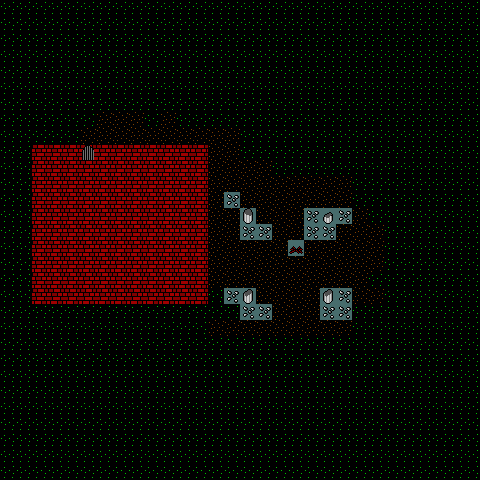

Rendered tile map (Tiled .tmx) drawn with the repository's tilesets; below, a short description and the map source with its tile grids summarised:
An orthogonal 30x30 tile map with 16x16 px tiles, 3 tile layers (inside, outside, upper), 2 tilesets.

<map version="1.0" orientation="orthogonal" width="30" height="30" tilewidth="16" tileheight="16">
 <tileset firstgid="1" name="inventory" tilewidth="16" tileheight="16">
  <image source="inventory.png" trans="486d6c" width="768" height="1008" />
 </tileset>
 <tileset firstgid="3025" name="map_basic" tilewidth="16" tileheight="16">
  <image source="map_basic.png" trans="486d6c" width="688" height="832" />
 </tileset>
 <layer name="inside" width="30" height="30">
  <data>[900 cells, 900 non-empty, 7 distinct tile ids]</data>
 </layer>
 <layer name="outside" width="30" height="30">
  <data>[900 cells, 900 non-empty, 4 distinct tile ids]</data>
 </layer>
 <layer name="upper" width="30" height="30">
  <data>[900 cells, 18 non-empty, 5 distinct tile ids]</data>
 </layer>
</map>
